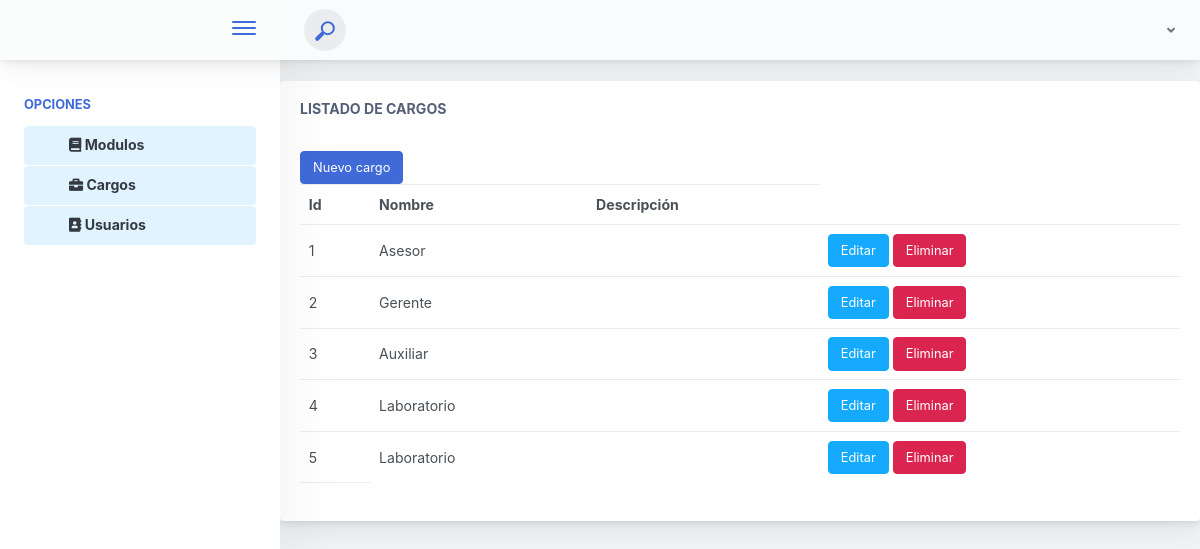
The app's page /templates/dashboard.php?p=cargo with its own data.
### tables this page shows
CREATE TABLE `Cargos` (
  `id` int(11) NOT NULL,
  `nombre` varchar(20) DEFAULT NULL,
  `descripcion` varchar(100) DEFAULT NULL,
  `crea` varchar(20) DEFAULT NULL,
  `modifica` varchar(20) DEFAULT NULL,
  `creaFecha` timestamp NULL DEFAULT CURRENT_TIMESTAMP,
  `modificaFecha` timestamp NULL DEFAULT CURRENT_TIMESTAMP ON UPDATE CURRENT_TIMESTAMP
);

### templates/Cargo.php (the view, shortened to what this page needs)
<?php
    require('../modulos/cnx.php');?>
<div class="main-card mb-3 card" id="cuerpo">
      <div class="card-body"><h5 class="card-title">Listado de cargos</h5>
            <br>
            <button type="button" class="btn btn-primary" data-toggle="modal" data-target="#exampleModal" data-whatever="@mdo">Nuevo cargo</button>
            <table class="mb-0 table" id="tablacargos">
               <head>
               <tr>
                  <th>Id</th>
                  <th>Nombre</th>
                  <th>Descripción</th>
               </tr>
               </head>
               <body>
               <?php
               $usuario = "SELECT `id`, `nombre`, `descripcion` FROM `Cargos`" ;
               $resultado = mysqli_query($conexion,$usuario);
                while ($row = mysqli_fetch_assoc( $resultado))  {?>
                  <tr id ="<?php echo $row['id'] ?>">
                  <td><?php echo $row['id'] ?></td>
                  <td><?php echo $row['nombre'] ?></td>
                  <td><?php echo $row['descripcion'] ?></td>
                  <td> <button  class="btn btn-info"   data-toggle="modal" data-target="#modaleditar" onclick="subireditarcargo(<?php echo $row['id'] ?>)"> Editar </button>
                  <button   class="btn btn-danger"  onclick="eliminarcargo(<?php echo $row['id'];?>)">Eliminar </button>
                  </td>
                  </tr>
               <?php }?>
                  <td class="nuevos"></td>
               </body>
            </table>
      </div>
</div>

### records on screen
cargos: id "1", nombre "Asesor"
cargos: id "2", nombre "Gerente"
cargos: id "3", nombre "Auxiliar"
cargos: id "4", nombre "Laboratorio"
cargos: id "5", nombre "Laboratorio"
